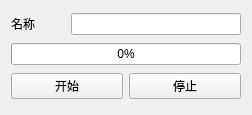
<?xml version="1.0" encoding="UTF-8"?>
<ui version="4.0">
 <class>NewLineDetAirTuneDialog</class>
 <widget class="QDialog" name="NewLineDetAirTuneDialog">
  <property name="geometry">
   <rect>
    <x>0</x>
    <y>0</y>
    <width>252</width>
    <height>115</height>
   </rect>
  </property>
  <property name="windowTitle">
   <string>线阵空气校正</string>
  </property>
  <layout class="QVBoxLayout" name="verticalLayout">
   <item>
    <layout class="QHBoxLayout" name="horizontalLayout_2">
     <item>
      <widget class="QLabel" name="label_54">
       <property name="sizePolicy">
        <sizepolicy hsizetype="Preferred" vsizetype="Preferred">
         <horstretch>0</horstretch>
         <verstretch>0</verstretch>
        </sizepolicy>
       </property>
       <property name="minimumSize">
        <size>
         <width>54</width>
         <height>0</height>
        </size>
       </property>
       <property name="maximumSize">
        <size>
         <width>54</width>
         <height>16777215</height>
        </size>
       </property>
       <property name="text">
        <string>名称</string>
       </property>
      </widget>
     </item>
     <item>
      <widget class="QLineEdit" name="nameLineEdit">
       <property name="sizePolicy">
        <sizepolicy hsizetype="Preferred" vsizetype="Fixed">
         <horstretch>0</horstretch>
         <verstretch>0</verstretch>
        </sizepolicy>
       </property>
       <property name="text">
        <string/>
       </property>
      </widget>
     </item>
    </layout>
   </item>
   <item>
    <widget class="QProgressBar" name="progressBar">
     <property name="sizePolicy">
      <sizepolicy hsizetype="Preferred" vsizetype="Fixed">
       <horstretch>0</horstretch>
       <verstretch>0</verstretch>
      </sizepolicy>
     </property>
     <property name="value">
      <number>0</number>
     </property>
     <property name="alignment">
      <set>Qt::AlignCenter</set>
     </property>
    </widget>
   </item>
   <item>
    <layout class="QHBoxLayout" name="horizontalLayout">
     <item>
      <widget class="QPushButton" name="startButton">
       <property name="sizePolicy">
        <sizepolicy hsizetype="Preferred" vsizetype="Fixed">
         <horstretch>0</horstretch>
         <verstretch>0</verstretch>
        </sizepolicy>
       </property>
       <property name="text">
        <string>开始</string>
       </property>
       <property name="autoDefault">
        <bool>false</bool>
       </property>
      </widget>
     </item>
     <item>
      <widget class="QPushButton" name="stopButton">
       <property name="sizePolicy">
        <sizepolicy hsizetype="Preferred" vsizetype="Fixed">
         <horstretch>0</horstretch>
         <verstretch>0</verstretch>
        </sizepolicy>
       </property>
       <property name="text">
        <string>停止</string>
       </property>
       <property name="autoDefault">
        <bool>false</bool>
       </property>
      </widget>
     </item>
    </layout>
   </item>
  </layout>
 </widget>
 <layoutdefault spacing="6" margin="11"/>
 <resources/>
 <connections/>
</ui>
